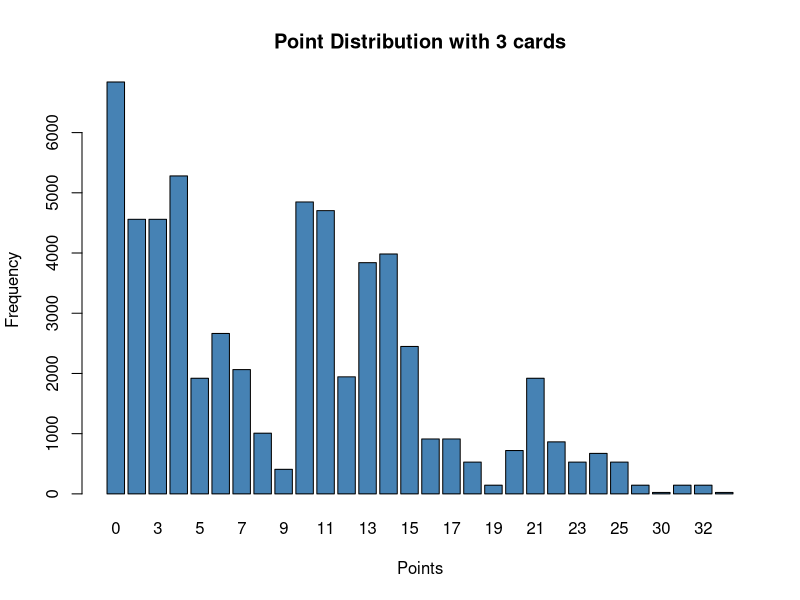
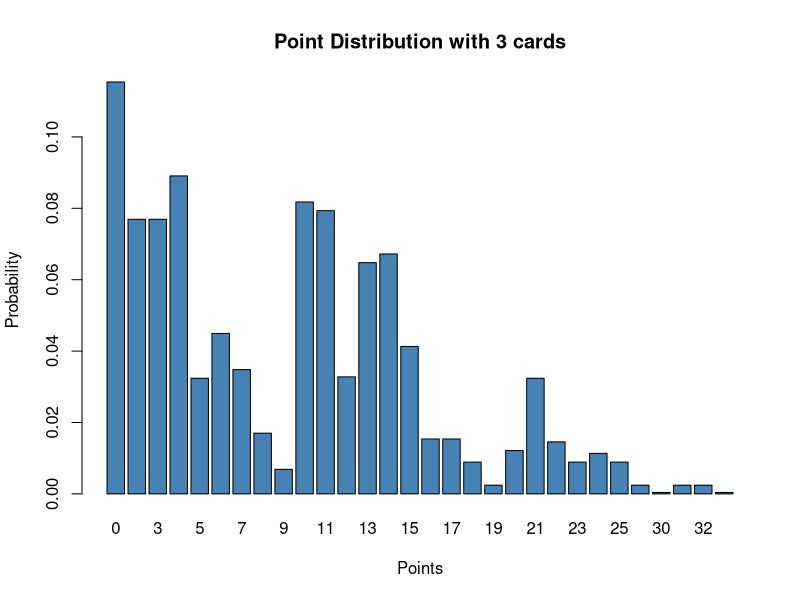

Write R code to recreate these figures, in order.
## ---- chunk 1
knitr::opts_chunk$set(echo = FALSE, eval=FALSE)
## ---- chunk 2
seeds <- c("Sticks", "Coins", "Cups", "Swards")
numbers <- c("Ace", "Three", "King", "Knight", "Jack", "Seven", "Six", "Five", "Four", "Two")

deck <- expand.grid(number = numbers, suit = seeds)
deck <- with(deck, paste(number, suit))

deck
## ---- chunk 3
coins <- paste(numbers, "Coins")

prob_briscola_coins <- mean(deck %in% coins)
prob_briscola_coins

prob_briscola_coins == 1/length(seeds) #one seed over the four possible ones

prob_briscola_no_coins <- 1 - prob_briscola_coins
prob_briscola_no_coins

## ---- chunk 4
aces <- paste("Ace", seeds)

prob_ace_first <- mean(deck %in% aces)
prob_ace_first

prob_ace_first == 1/length(numbers) #one card over the ten possible cards (for each seed)
## ---- chunk 5
library(gtools)

# All possible ways to draw two cards (the order matters)
hands <- permutations(40, 2, v = deck)

# Extract first and second cards
first_card <- hands[, 1]
second_card <- hands[, 2]

not_aces <- deck[!(deck %in% aces)]
not_aces

prob_not_ace <- 1 - prob_ace_first

prob_ace_second <- mean(second_card %in% aces & first_card %in% not_aces)/prob_not_ace
prob_ace_second

prob_ace_second == 4/39 #once the first card is drawn, there are 39 cards left in the deck and the aces are still 4

## ---- chunk 6

points <- c(11, 10, 4, 3, 2, 0, 0, 0, 0, 0)
deck_points <- rep(points, 4)

hands_points <- permutations(length(deck_points), 2, v = deck_points, set=FALSE, repeats.allowed = FALSE)
first_card_points <- hands_points[,1]
second_card_points <- hands_points[,2]

sum_points <- first_card_points + second_card_points

zero_points <- mean(sum_points == 0)
zero_points

zero_points == (20/40)*(19/39) #the probability of extracting one card that does not hold point is 20/40 (half of the deck), then the second draw is over 39 cards and those not holding points are 20-1=19
## ---- chunk 7
five_points <- mean(sum_points == 5)
five_points

five_points == (8/40)*(4/39) #the first card can be either a knight or a jack (8 cards in total) over the 40 possible ones. Once the card has been extracted, only the 4 cards of the other figure are available (over 39)
## ---- chunk 8

hands_3_points <- permutations(40, 3, v=deck_points, set=FALSE, repeats.allowed = FALSE)

sum_3_points <- hands_3_points[,1] + hands_3_points[,2] + hands_3_points[,3]

one_card_points <- mean(sum_3_points>0)
one_card_points

one_card_points == (1-(20/40)*(19/39)*(18/38)) #we compute the probability of getting three cards with zero points (as above)

## ---- chunk 9
three_aces <- mean(sum_3_points == 33)
three_aces

three_aces == ((4/40) * (3/39) * (2/38)) #for the first draw there are 4 aces over 40 cards. If one Ace is extracted, there are 3 aces remaining over 29 cards and - in the third draw - there are 2 aces over 38 cards

## ---- chunk 10
deck_seeds <- rep(seeds, 10)

hands_seeds <- permutations(length(deck_seeds), 3, v = deck_seeds, set=FALSE, repeats.allowed = FALSE)
first_card_seeds <- hands_seeds[,1]
second_card_seeds <- hands_seeds[,2]
third_card_seeds <- hands_seeds[,3]

first_pair <- first_card_seeds == second_card_seeds
second_pair <- second_card_seeds == third_card_seeds

same_seed <- mean((first_pair+second_pair)==2)
same_seed

same_seed == ((9/39)*(8/38))  # once the first card has been extracted, there remain 9 cards of the same seed over 39 cards, and at the third extraction there will be 8 cards remaining of that seed over 38 cards

## ---- chunk 11
abs_freq <- table(sum_3_points)
abs_freq 

barplot(abs_freq, main="Point Distribution with 3 cards", xlab="Points", ylab="Frequency", col ="steelblue")

prob <- prop.table(abs_freq)
barplot(prob, main="Point Distribution with 3 cards", xlab="Points", ylab="Probability", col ="steelblue")


